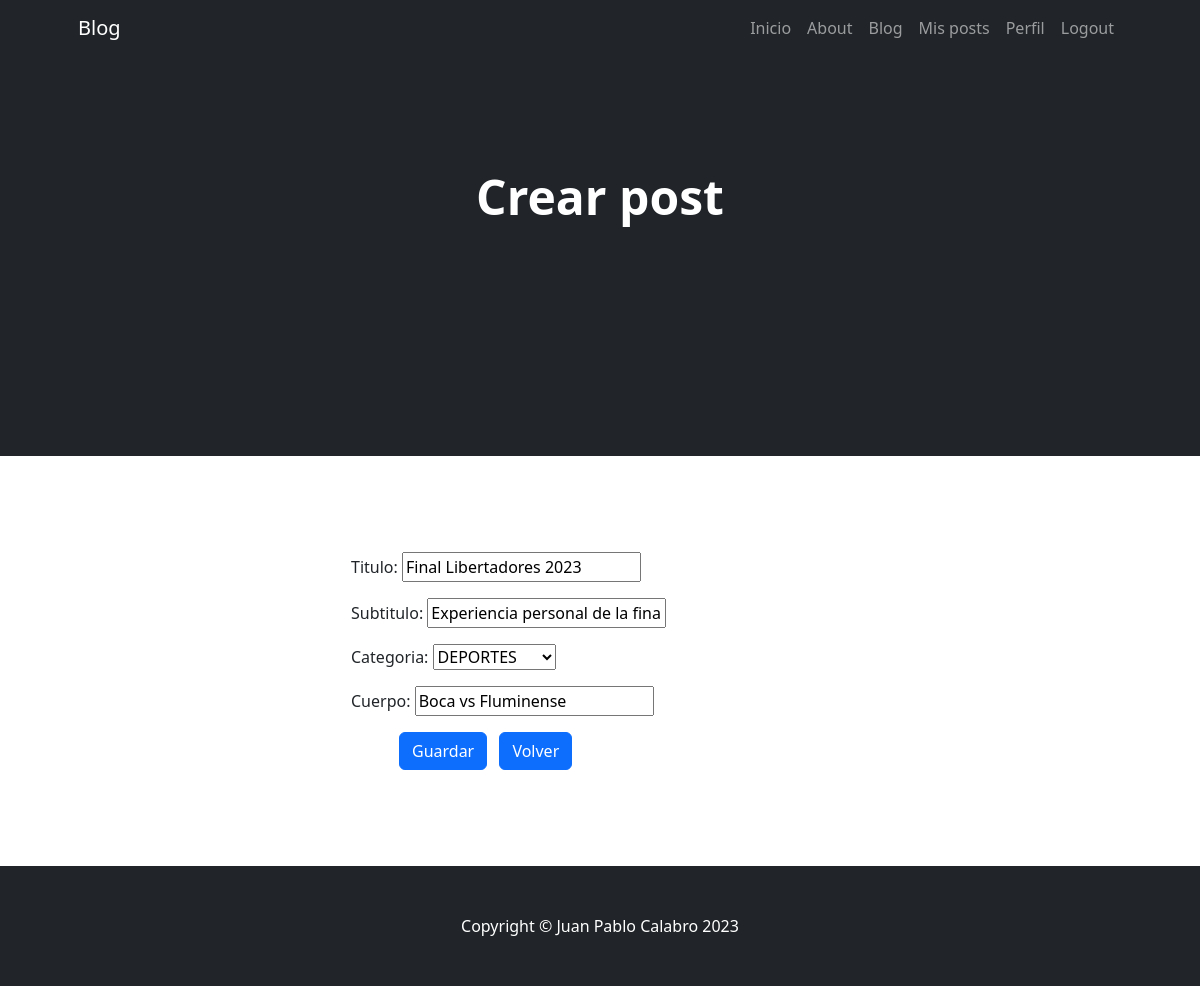
/pages/mis-posts/edit/3/ (signed in), run on the app's committed database.
### blog/models.py (models this page shows)
class Articulo(models.Model):
    titulo = models.CharField(max_length=40)
    subtitulo = models.CharField(max_length=40)
    categoria = models.CharField(max_length=40, choices=categoria_options, null=False, blank=False)
    autor = models.CharField(max_length=40, null=False, default='')
    fecha = models.DateField(default=date.today())
    cuerpo = models.CharField(max_length=255)

### blog/views.py (the view)
# urls.py: path('mis-posts/edit/<int:pk>/',PostUpdateView.as_view(), name="edit-post"),
class PostUpdateView(LoginRequiredMixin, UpdateView):
     model = Articulo
     fields = ('titulo', 'subtitulo', 'categoria', 'cuerpo')
     success_url = reverse_lazy('mis-posts')

### blog/templates/blog/articulo_form.html (shortened to what this page needs)
{% extends "base.html" %} {% load static %} {% block contenido %}
<main class="bg-dark py-5" style="min-height: 50vh !important">
  <div class="container px-5">
    <div class="row gx-5 justify-content-center">
      <div class="col-lg-6">
        <div class="text-center my-5">
          <h1 class="display-5 fw-bolder text-white pt-3 mb-2">Crear post</h1>
        </div>
      </div>
    </div>
  </div>
</main>
<section class="bg-ligth py-5" style="min-height: 50vh !important">
  <div class="container px-5 my-5 px-5">
    <div class="row gx-5 justify-content-center">
      <div class="col-lg-6">
        <form method="post">
          {% csrf_token %} {{ form.as_p }}
          <input
            class="btn btn-primary ms-5 me-1"
            type="submit"
            value="Guardar"
          />
          <a class="text-center btn btn-primary ms-1" href="{% url 'blog' %}"
            >Volver</a
          >
        </form>
      </div>
    </div>
  </div>
</section>
{% endblock %}

### data on the page
Articulo: titulo "Final Libertadores 2023", subtitulo "Experiencia personal de la final", categoria "DEPORTES", cuerpo "Boca vs Fluminense"
